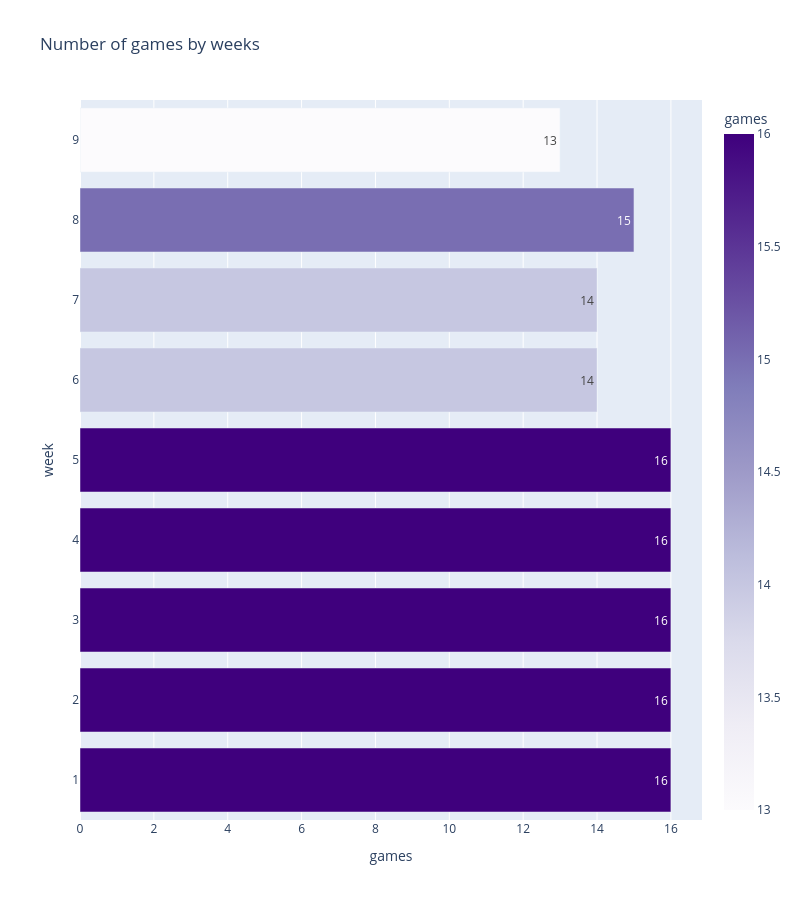

Source (notebook cell):
### Code cell
check = games['week'].value_counts().reset_index()

check.columns = [
    'week', 
    'games'
]

check = check.sort_values('week')

fig = px.bar(
    check, 
    y='week', 
    x="games", 
    orientation='h', 
    color='games',
    text='games',
    title='Number of games by weeks', 
    height=900, 
    width=800,
    #color_discrete_sequence=px.colors.qualitative.Prism,
    color_continuous_scale=px.colors.sequential.Purples
)
fig.show()

### Figure 1 — Plotly figure (JSON) as saved in the notebook; plotly's stock layout.template omitted (floating-point values rounded to 4 significant figures)
{"data": [{"hovertemplate": "games=%{marker.color}<br>week=%{y}<extra></extra>", "legendgroup": "", "marker": {"color": [16, 16, 16, 16, 16, 14, 14, 15, 13], "coloraxis": "coloraxis", "pattern": {"shape": ""}}, "name": "", "orientation": "h", "showlegend": false, "text": [16.0, 16.0, 16.0, 16.0, 16.0, 14.0, 14.0, 15.0, 13.0], "textposition": "auto", "type": "bar", "x": [16, 16, 16, 16, 16, 14, 14, 15, 13], "xaxis": "x", "y": [1, 2, 3, 4, 5, 6, 7, 8, 9], "yaxis": "y"}], "layout": {"barmode": "relative", "coloraxis": {"colorbar": {"title": {"text": "games"}}, "colorscale": [[0, "rgb(252,251,253)"], [0.125, "rgb(239,237,245)"], [0.25, "rgb(218,218,235)"], [0.375, "rgb(188,189,220)"], [0.5, "rgb(158,154,200)"], [0.625, "rgb(128,125,186)"], [0.75, "rgb(106,81,163)"], [0.875, "rgb(84,39,143)"], [1, "rgb(63,0,125)"]]}, "height": 900, "legend": {"tracegroupgap": 0}, "title": {"text": "Number of games by weeks"}, "width": 800, "xaxis": {"anchor": "y", "domain": [0, 1], "title": {"text": "games"}}, "yaxis": {"anchor": "x", "domain": [0, 1], "title": {"text": "week"}}}}
